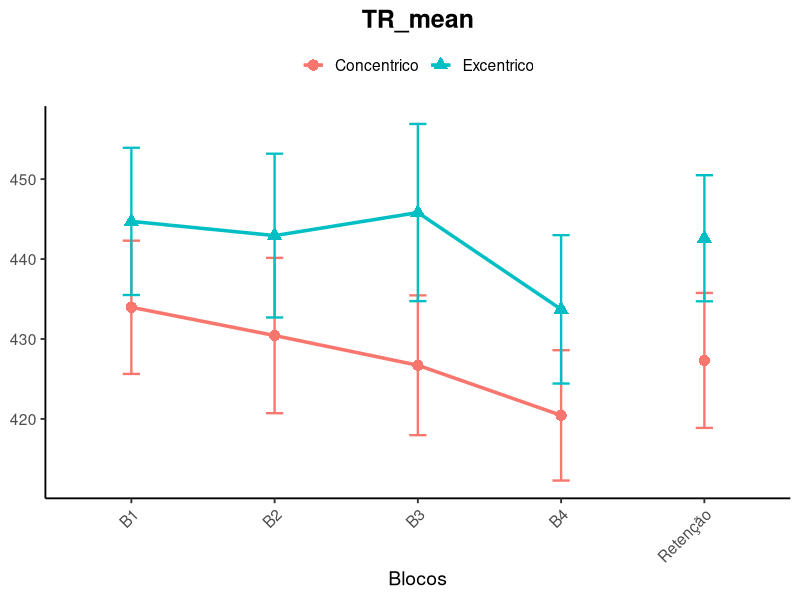
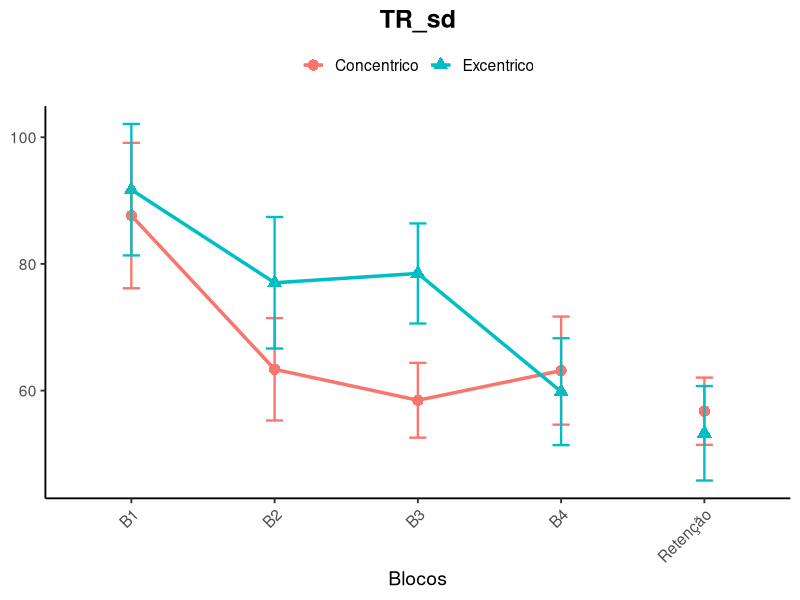
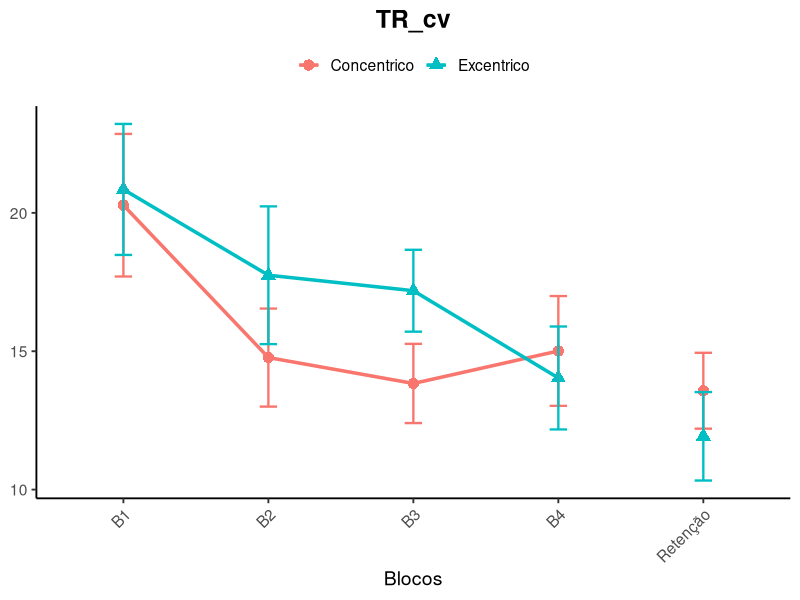
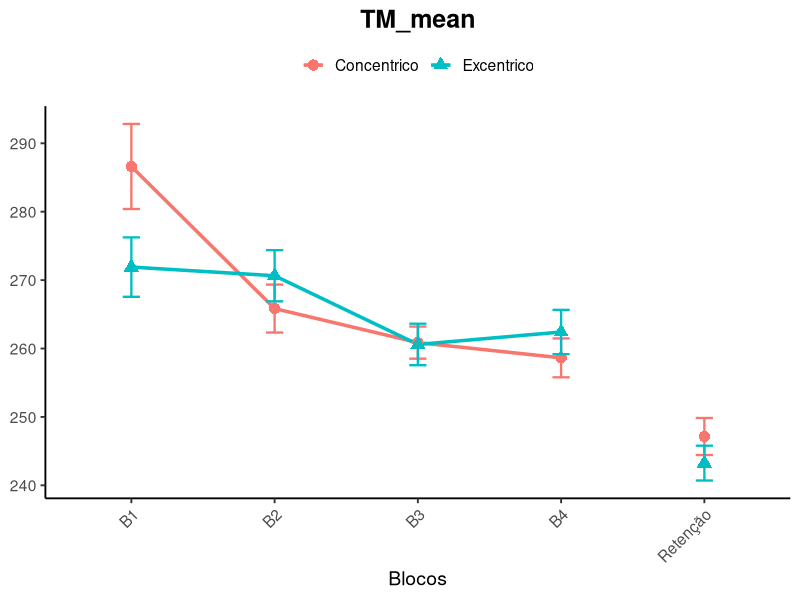
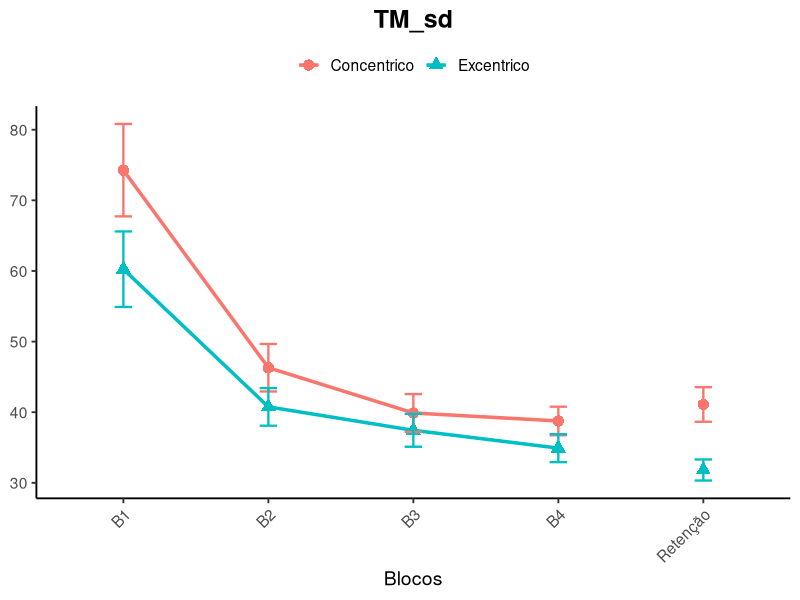
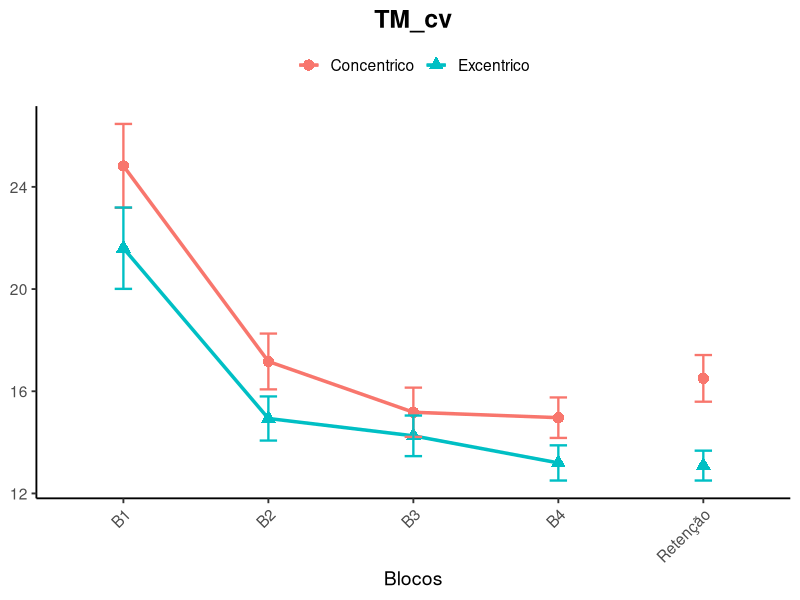
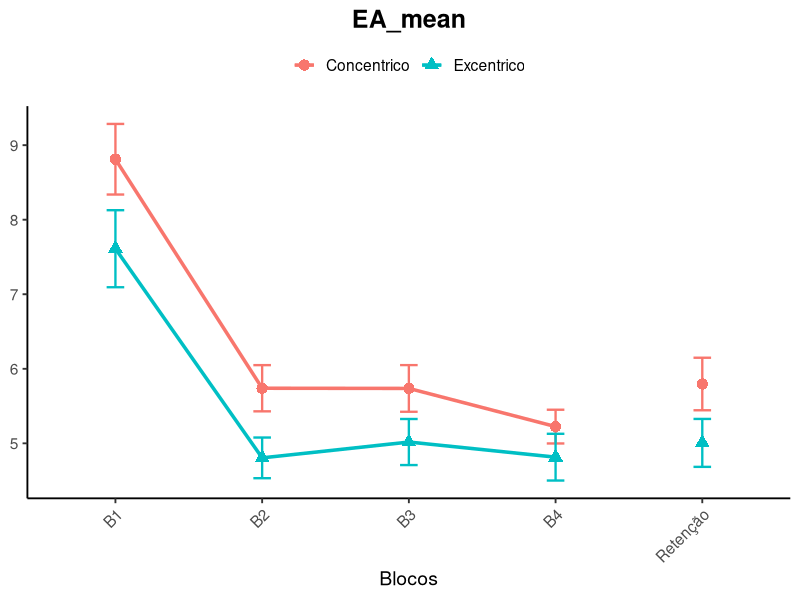
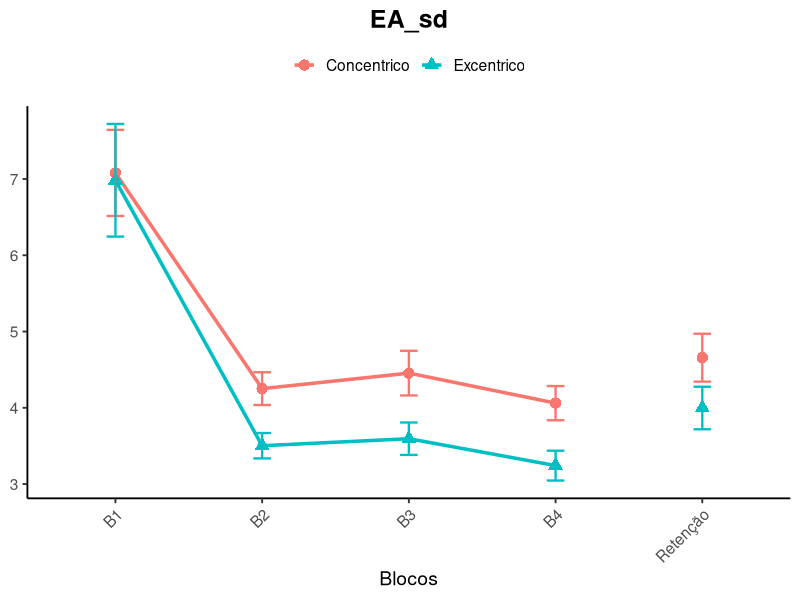

The R script that drew these images, in order:
# ==========================================================
# Gráficos Familiarização + Retenção
# - Média ± EP
# - Sem grade
# - Sem linha ligando B4 à Retenção
# - Uma figura para cada variável dependente
# ==========================================================

library(readxl)
library(dplyr)
library(ggplot2)

# Ler dados
dados <- read_excel("dados.xlsx")

# Variáveis dependentes
vars <- c(
  "TR_mean","TR_sd","TR_cv",
  "TM_mean","TM_sd","TM_cv",
  "EA_mean","EA_sd","EA_cv",
  "EC_mean","EC_sd","EC_cv",
  "PV_mean","PV_sd","PV_cv",
  "ETA_mean","ETA_sd","ETA_cv",
  "ETC_mean","ETC_sd","ETC_cv"
)

# Ajustar fatores
dados <- dados %>%
  mutate(
    bloco_plot = case_when(
      fase == "familiarizacao" & bloco == 1 ~ "B1",
      fase == "familiarizacao" & bloco == 2 ~ "B2",
      fase == "familiarizacao" & bloco == 3 ~ "B3",
      fase == "familiarizacao" & bloco == 4 ~ "B4",
      fase == "retencao" ~ "Retenção"
    ),
    
    bloco_plot = factor(
      bloco_plot,
      levels = c("B1", "B2", "B3", "B4", "Retenção")
    ),
    
    acao = factor(
      acao,
      levels = c("con", "exc"),
      labels = c("Concentrico", "Excentrico")
    )
  )

# Criar pasta para salvar figuras
dir.create("Figuras", showWarnings = FALSE)

# ==========================================================
# Loop para todas as variáveis
# ==========================================================

for(v in vars){
  
  resumo <- dados %>%
    filter(!is.na(bloco_plot)) %>%
    group_by(acao, bloco_plot) %>%
    summarise(
      media = mean(.data[[v]], na.rm = TRUE),
      sd = sd(.data[[v]], na.rm = TRUE),
      n = sum(!is.na(.data[[v]])),
      se = sd / sqrt(n),
      .groups = "drop"
    )
  
  # Dados apenas da familiarização
  resumo_fam <- resumo %>%
    filter(bloco_plot %in% c("B1","B2","B3","B4"))
  
  # Dados da retenção
  resumo_ret <- resumo %>%
    filter(bloco_plot == "Retenção")
  
  p <- ggplot() +
    
    # Linha apenas na familiarização
    geom_line(
      data = resumo_fam,
      aes(
        x = bloco_plot,
        y = media,
        color = acao,
        group = acao
      ),
      linewidth = 1.2
    ) +
    
    # Pontos da familiarização
    geom_point(
      data = resumo_fam,
      aes(
        x = bloco_plot,
        y = media,
        color = acao,
        shape = acao
      ),
      size = 3.5
    ) +
    
    # Pontos da retenção
    geom_point(
      data = resumo_ret,
      aes(
        x = bloco_plot,
        y = media,
        color = acao,
        shape = acao
      ),
      size = 3.5
    ) +
    
    # Barras de erro
    geom_errorbar(
      data = resumo,
      aes(
        x = bloco_plot,
        y = media,
        ymin = media - se,
        ymax = media + se,
        color = acao
      ),
      width = 0.12,
      linewidth = 0.8
    ) +
    
    labs(
      title = v,
      x = "Blocos",
      y = NULL,
      color = "",
      shape = ""
    ) +
    
    theme_classic(base_size = 14) +
    
    theme(
      plot.title = element_text(
        hjust = 0.5,
        face = "bold",
        size = 18
      ),
      axis.text.x = element_text(
        angle = 45,
        hjust = 1
      ),
      legend.position = "top",
      legend.title = element_blank()
    )
  
  print(p)
  
  ggsave(
    filename = paste0("Figuras/", v, ".png"),
    plot = p,
    width = 8,
    height = 5,
    dpi = 300
  )
}

# ==========================================================
# Fim
# Todas as figuras estarão na pasta "Figuras"
# ==========================================================
